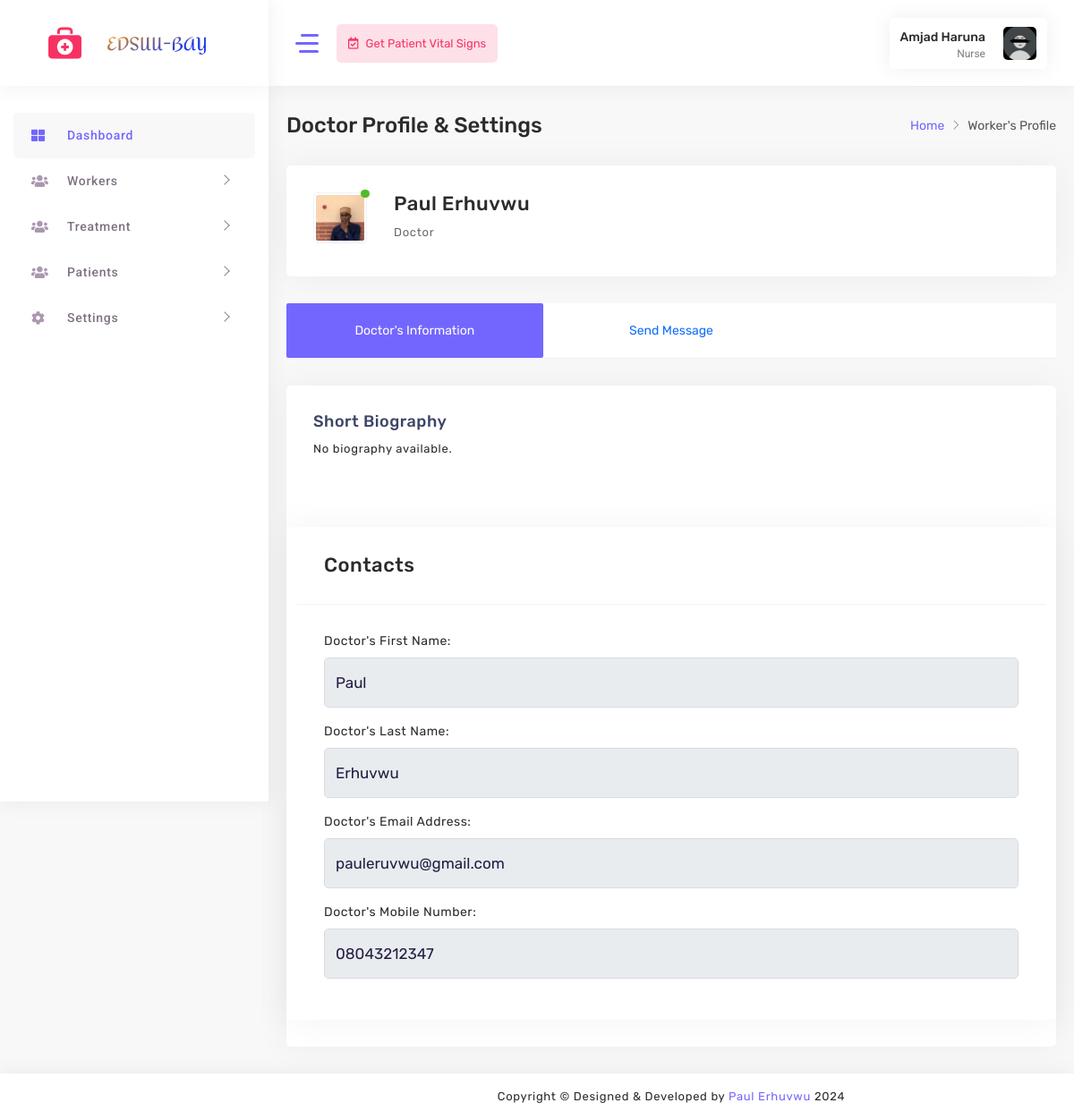
Screenshot of /nurse/worker/1 (signed in) with the database file from the repository.
### accounts/models.py (models this page shows, shortened)
class UserProfile(models.Model):
    USER_ROLES = (
        ('nurse', 'Nurse'),
        ('doctor', 'Doctor'),
    )
    user = models.OneToOneField(User, on_delete=models.CASCADE)
    email = models.EmailField(max_length=30)
    role = models.CharField(max_length=20, choices=USER_ROLES)
    phone_number = models.CharField(max_length=15)
    profile_picture = models.ImageField(upload_to='profile_pictures', blank=True, null=True)
    bio = models.TextField(blank=True, null=True)
    address = models.TextField(blank=True, null=True)
    birthday = models.DateField(blank=True, null=True)

class Worker(models.Model):
    user = models.OneToOneField(User, on_delete=models.CASCADE)
    mobile_number = models.CharField(max_length=15, unique=True)
    biography = models.TextField(null=True, blank=True)
    role = models.CharField(max_length=50)

### accounts/views.py (the view, shortened to what this page needs)
# urls.py: path("nurse/worker/<int:worker_id>", workers_profile_nurse, name='workerprofile'),
@login_required(login_url='/custom_login/')
@role_required('nurse')
def workers_profile_nurse(request, worker_id):
    worker = get_object_or_404(Worker, id=worker_id)
    return render(request, 'nurse/worker-profile.html', {'worker': worker})

### accounts/views.py (called while the page is built)
def role_required(role):
    def decorator(view_func):
        @wraps(view_func)
        def _wrapped_view(request, *args, **kwargs):
            if request.user.is_authenticated:
                user_profile = UserProfile.objects.get(user=request.user)
                if user_profile.role == role:
                    return view_func(request, *args, **kwargs)
                else:
                    return redirect('error404')  # Update 'error404' with your actual URL name for the error page
            else:
                return redirect('login')
        return _wrapped_view
    return decorator

### accounts/templates/nurse/worker-profile.html (shortened to what this page needs)
{% load static %}
<!DOCTYPE html>
<html lang="en">
<head>
    <link rel="stylesheet" href="{% static 'assets/main/css/fonts.css' %}">
    <link rel="stylesheet" href="{% static 'assets/main/css/style.css' %}">
</head>
<body>
    <div id="main-wrapper" class="show">
        <aside class="left-panel nicescroll-box">
            <nav class="navigation">
                <ul class="list-unstyled main-menu">
                    <li class="has-submenu active">
                        <a href="{% url 'homenurse' %}">
                            <i class="fas fa-th-large"></i>
                            <span class="nav-label">Dashboard</span>
                        </a>
                    </li>
                    <li class="has-submenu">
                        <a href="javascript:void()" class="has-arrow mm-collapsed">
                            <i class="fas fa-users"></i>
                            <span class="nav-label">Workers</span>
                        </a>
                    </li>
                    <li class="has-submenu">
                        <a href="javascript:void()" class="has-arrow mm-collapsed">
                            <i class="fas fa-users"></i>
                            <span class="nav-label">Treatment</span>
                        </a>
                    </li>
                    <li class="has-submenu">
                        <a href="javascript:void()" class="has-arrow mm-collapsed">
                            <i class="fas fa-users"></i>
                            <span class="nav-label">Patients</span>
                        </a>
                    </li>
                    <li class="has-submenu">
                        <a href="javascript:void()" class="has-arrow mm-collapsed">
                            <i class="fas fa-cog"></i>
                            <span class="nav-label">Settings</span>
                        </a>
                    </li>
                </ul>
            </nav>
        </aside>
        <div class="nav-header">
            <div class="brand-logo">
                <a href="#"> <img class="logo-tabib" src="{% static 'assets/images/download.png' %}" alt=""></a>
                <a href="#"><img class="brand-title" src="{% static 'assets/images/logo.png' %}" alt=""></a>
            </div>
        </div>
        <div class="header">
            <header class="top-head container-fluid">
                <div class="nav-control">
                    <div class="hamburger">
                        <span class="line"></span><span class="line"></span><span class="line"></span>
                    </div>
                    <div class="left-header content-header__menu">
                        <ul class="list-unstyled">
                            <li class="nav-link btn">
                                <a href="{% url 'vitals' %}"><i class="far fa-calendar-check"></i> <span>Get Patient Vital Signs</span> </a>
                            </li>
                        </ul>
                    </div>
                </div>
                <div class="header-right">
                    <div class="my-account-wrapper widget-7">
                        <div class="account-wrapper">
                            <div class="account-control">
                                <a class="login header-profile" href="#" title="Sign in">
                                    <div class="header-info">
                                        <span style="text-transform: capitalize;">{{ user.get_full_name }}</span>
                                        <small>{{ user.userprofile.get_role_display }}</small>
                                    </div>
                                    <img src="{% if user.userprofile.profile_picture %}{{ user.userprofile.profile_picture.url }}{% else %}{% static 'assets/images/profile.jpg' %}{% endif %}" alt="Profile Picture">
                                </a>
                            </div>
                        </div>
                    </div>
                </div>
            </header>
        </div>
        <div class="content-body">
            <div class="warper container-fluid">
                <div class="main_container">
                    <div class="row page-titles mx-0">
                        <div class="col-sm-6 p-md-0">
                            <div class="welcome-text">
                                <h4 class="text-primary">{{ worker.role|capfirst }} Profile & Settings</h4>
                            </div>
                        </div>
                        <div class="col-sm-6 p-md-0 justify-content-sm-end mt-2 mt-sm-0 d-flex">
                            <ol class="breadcrumb">
                                <li class="breadcrumb-item"><a href="{% url 'homenurse' %}">Home</a></li>
                                <li class="breadcrumb-item active"><a href="#">Worker's Profile</a>
                                </li>
                            </ol>
                        </div>
                    </div>
                    <div class="row">
                        <div class="col-lg-12">
                            <div class="card">
                                <div class="card-body">
                                    <div class="d-flex justify-content-between doctor-info-details">
                                        <div class="d-flex left-content">
                                            <div class="media align-self-start">
                                                {% if worker.user.userprofile.profile_picture %}
                                                                <img alt="image" src="{{ worker.user.userprofile.profile_picture.url }}" class="img-fluid rounded-circle" width="60">
                                                                {% else %}
                                                                <img alt="image" src="{% static 'assets/images/profile.jpg' %}" class="img-fluid rounded-circle" width="60">
                                                                {% endif %}
                                                <div class="pulse-css"></div>
                                            </div>
                                            <div class="media-body">
                                                <h2 class="mb-2"><span style="text-transform: capitalize;">{{ worker.user.get_full_name }}</span></h2>
                                                <p class="mb-md-2 mb-sm-4 mb-2">{{ worker.role|capfirst }}</p>
                                            </div>
                                        </div>
                                    </div>
                                </div>
                            </div>
                        </div>
                    </div>
                    <div class="row">
                        <div class="col-lg-12">
                            <div class="doctor-info-content">
                                <ul class="nav nav-tabs" id="myTab" role="tablist">
                                    <li class="nav-item col-md-4" role="presentation">
                                        <button class="nav-link active" id="home-tab" data-bs-toggle="tab" data-bs-target="#home" type="button" role="tab" aria-controls="home" aria-selected="true">
                                            {{ worker.role|capfirst }}'s Information
                                        </button>
                                    </li>
                                    <li class="nav-item col-md-4" role="presentation">
                                        <button class="nav-link" id="contact-tab" data-bs-toggle="tab" data-bs-target="#contact" type="button" role="tab" aria-controls="contact" aria-selected="false">
                                            Send Message
                                        </button>
                                    </li>
                                </ul>
                                <div class="tab-content" id="myTabContent">
                                    <div class="tab-pane active" id="home" role="tabpanel" aria-labelledby="home-tab">
                                        <div class="card m-t-30">
                                            <div class="card-body">
                                                <h4 class="card-title">Short Biography</h4>
                                                {% if worker.biography %}
                                                <p>{{ worker.biography }}</p>
                                                 {% else %}
                                                <p>No biography available.</p>
                                                {% endif %}
                                            </div>
                                            <div class="row m-t-30 m-l-0 m-r-0">
                                                <div class="card">
                                                    <div class="card-header">
                                                        <h4 class="card-title">Contacts</h4>
                                                    </div>
                                                    <div class="card-body">
                                                        <div class="basic-form">
                                                            <form>
                                                                <div class="row">
                                                                    <div class="col-lg-12">
                                                                        <div class="form-group">
                                                                            <label for="fname">{{ worker.role|capfirst }}'s First Name:</label>
                                                                            <input type="text" class="form-control" placeholder="First Name" value="{{ worker.user.first_name }}" style="text-transform: capitalize;" readonly>
                                                                        </div>
                                                                        <div class="form-group">
                                                                            <label for="lname">{{ worker.role|capfirst }}'s Last Name:</label>
                                                                            <input type="text" class="form-control" placeholder="Last Name" value="{{ worker.user.last_name }}" style="text-transform: capitalize;" readonly>
                                                                        </div>
                                                                        <div class="form-group">
                                                                            <label for="email">{{ worker.role|capfirst }}'s Email Address:</label>
                                                                            <input type="email" class="form-control" placeholder="Email" value="{{ worker.user.email }}" readonly>
                                                                        </div>
                                                                        <div class="form-group">
                                                                            <label for="mno">{{ worker.role|capfirst }}'s Mobile Number:</label>
                                                                            <input type="text" class="form-control" placeholder="Mobile No." value="{{ worker.mobile_number }}" readonly>
                                                                        </div>
                                                                    </div>
                                                                </div>
                                                            </form>
                                                        </div>
                                                    </div>
                                                </div>
                                            </div>
                                        </div>
                                    </div>
                                </div>
                            </div>
                        </div>
                    </div>
                </div>
            </div>
        </div>
        <div class="footer">
            <div class="copyright">
                <p class="mb-0">Copyright © Designed &amp; Developed by <a href="#" target="_blank">Paul Erhuvwu</a>
                    2024
                </p>
            </div>
        </div>
    </div>
</body>
</html>

### rows the page displays
Worker: role "Doctor", user.userprofile.profile_picture (picture), user.get_full_name "Paul Erhuvwu", user.first_name "paul", user.last_name "erhuvwu", user.email "pauleruvwu@gmail.com", mobile_number "08043212347"

### other values shown
{{ user.get_full_name }} "Amjad Haruna"
{{ user.userprofile.get_role_display }} "Nurse"
